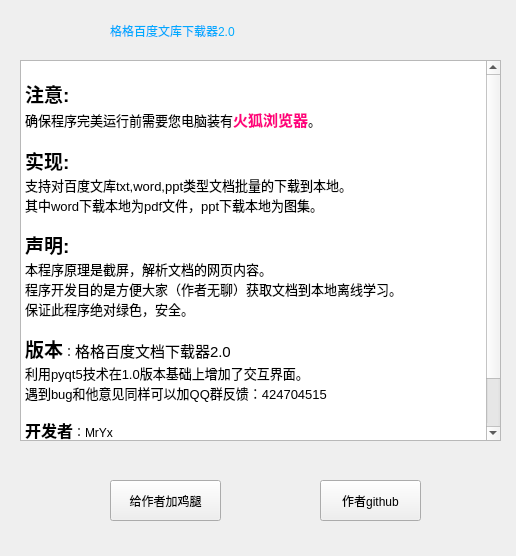
<?xml version="1.0" encoding="UTF-8"?>
<ui version="4.0">
 <class>Form</class>
 <widget class="QWidget" name="Form">
  <property name="geometry">
   <rect>
    <x>0</x>
    <y>0</y>
    <width>516</width>
    <height>556</height>
   </rect>
  </property>
  <property name="windowTitle">
   <string>Form</string>
  </property>
  <widget class="QLabel" name="label">
   <property name="geometry">
    <rect>
     <x>110</x>
     <y>10</y>
     <width>331</width>
     <height>41</height>
    </rect>
   </property>
   <property name="styleSheet">
    <string notr="true">color: rgb(0, 170, 255);
font: 20pt &quot;楷体&quot;;</string>
   </property>
   <property name="text">
    <string>格格百度文库下载器2.0</string>
   </property>
  </widget>
  <widget class="QTextBrowser" name="textBrowser">
   <property name="geometry">
    <rect>
     <x>20</x>
     <y>60</y>
     <width>481</width>
     <height>381</height>
    </rect>
   </property>
   <property name="html">
    <string>&lt;!DOCTYPE HTML PUBLIC &quot;-//W3C//DTD HTML 4.0//EN&quot; &quot;http://www.w3.org/TR/REC-html40/strict.dtd&quot;&gt;
&lt;html&gt;&lt;head&gt;&lt;meta name=&quot;qrichtext&quot; content=&quot;1&quot; /&gt;&lt;style type=&quot;text/css&quot;&gt;
p, li { white-space: pre-wrap; }
&lt;/style&gt;&lt;/head&gt;&lt;body style=&quot; font-family:'SimSun'; font-size:9pt; font-weight:400; font-style:normal;&quot;&gt;
&lt;p style=&quot;-qt-paragraph-type:empty; margin-top:0px; margin-bottom:0px; margin-left:0px; margin-right:0px; -qt-block-indent:0; text-indent:0px;&quot;&gt;&lt;br /&gt;&lt;/p&gt;
&lt;p style=&quot; margin-top:0px; margin-bottom:0px; margin-left:0px; margin-right:0px; -qt-block-indent:0; text-indent:0px;&quot;&gt;&lt;span style=&quot; font-size:14pt; font-weight:600;&quot;&gt;注意:&lt;/span&gt;&lt;/p&gt;
&lt;p style=&quot; margin-top:0px; margin-bottom:0px; margin-left:0px; margin-right:0px; -qt-block-indent:0; text-indent:0px;&quot;&gt;&lt;span style=&quot; font-size:10pt; color:#000000;&quot;&gt;确保程序完美运行前需要您电脑装有&lt;/span&gt;&lt;span style=&quot; font-size:11pt; font-weight:600; color:#ff007f;&quot;&gt;火狐浏览器&lt;/span&gt;&lt;span style=&quot; font-size:10pt; color:#000000;&quot;&gt;。&lt;/span&gt;&lt;/p&gt;
&lt;p style=&quot;-qt-paragraph-type:empty; margin-top:0px; margin-bottom:0px; margin-left:0px; margin-right:0px; -qt-block-indent:0; text-indent:0px; font-size:10pt; color:#000000;&quot;&gt;&lt;br /&gt;&lt;/p&gt;
&lt;p style=&quot; margin-top:0px; margin-bottom:0px; margin-left:0px; margin-right:0px; -qt-block-indent:0; text-indent:0px;&quot;&gt;&lt;span style=&quot; font-size:14pt; font-weight:600;&quot;&gt;实现:&lt;/span&gt;&lt;/p&gt;
&lt;p style=&quot; margin-top:0px; margin-bottom:0px; margin-left:0px; margin-right:0px; -qt-block-indent:0; text-indent:0px;&quot;&gt;&lt;span style=&quot; font-size:10pt;&quot;&gt;支持对百度文库txt,word,ppt类型文档批量的下载到本地。&lt;/span&gt;&lt;/p&gt;
&lt;p style=&quot; margin-top:0px; margin-bottom:0px; margin-left:0px; margin-right:0px; -qt-block-indent:0; text-indent:0px;&quot;&gt;&lt;span style=&quot; font-size:10pt;&quot;&gt;其中word下载本地为pdf文件，ppt下载本地为图集。&lt;/span&gt;&lt;/p&gt;
&lt;p style=&quot;-qt-paragraph-type:empty; margin-top:0px; margin-bottom:0px; margin-left:0px; margin-right:0px; -qt-block-indent:0; text-indent:0px; font-size:10pt;&quot;&gt;&lt;br /&gt;&lt;/p&gt;
&lt;p style=&quot; margin-top:0px; margin-bottom:0px; margin-left:0px; margin-right:0px; -qt-block-indent:0; text-indent:0px;&quot;&gt;&lt;span style=&quot; font-size:14pt; font-weight:600;&quot;&gt;声明:&lt;/span&gt;&lt;/p&gt;
&lt;p style=&quot; margin-top:0px; margin-bottom:0px; margin-left:0px; margin-right:0px; -qt-block-indent:0; text-indent:0px;&quot;&gt;&lt;span style=&quot; font-size:10pt;&quot;&gt;本程序原理是截屏，解析文档的网页内容。&lt;/span&gt;&lt;/p&gt;
&lt;p style=&quot; margin-top:0px; margin-bottom:0px; margin-left:0px; margin-right:0px; -qt-block-indent:0; text-indent:0px;&quot;&gt;&lt;span style=&quot; font-size:10pt;&quot;&gt;程序开发目的是方便大家（作者无聊）获取文档到本地离线学习。&lt;/span&gt;&lt;/p&gt;
&lt;p style=&quot; margin-top:0px; margin-bottom:0px; margin-left:0px; margin-right:0px; -qt-block-indent:0; text-indent:0px;&quot;&gt;&lt;span style=&quot; font-size:10pt;&quot;&gt;保证此程序绝对绿色，安全。&lt;/span&gt;&lt;/p&gt;
&lt;p style=&quot;-qt-paragraph-type:empty; margin-top:0px; margin-bottom:0px; margin-left:0px; margin-right:0px; -qt-block-indent:0; text-indent:0px; font-size:10pt;&quot;&gt;&lt;br /&gt;&lt;/p&gt;
&lt;p style=&quot; margin-top:0px; margin-bottom:0px; margin-left:0px; margin-right:0px; -qt-block-indent:0; text-indent:0px;&quot;&gt;&lt;span style=&quot; font-size:14pt; font-weight:600;&quot;&gt;版本&lt;/span&gt;：&lt;span style=&quot; font-size:11pt;&quot;&gt;格格百度文档下载器2.0&lt;/span&gt;&lt;/p&gt;
&lt;p style=&quot; margin-top:0px; margin-bottom:0px; margin-left:0px; margin-right:0px; -qt-block-indent:0; text-indent:0px;&quot;&gt;&lt;span style=&quot; font-size:10pt;&quot;&gt;利用pyqt5技术在1.0版本基础上增加了交互界面。&lt;/span&gt;&lt;/p&gt;
&lt;p style=&quot; margin-top:0px; margin-bottom:0px; margin-left:0px; margin-right:0px; -qt-block-indent:0; text-indent:0px;&quot;&gt;&lt;span style=&quot; font-size:10pt;&quot;&gt;遇到bug和他意见同样可以加QQ群反馈：424704515&lt;/span&gt;&lt;/p&gt;
&lt;p style=&quot;-qt-paragraph-type:empty; margin-top:0px; margin-bottom:0px; margin-left:0px; margin-right:0px; -qt-block-indent:0; text-indent:0px; font-size:10pt;&quot;&gt;&lt;br /&gt;&lt;/p&gt;
&lt;p style=&quot; margin-top:0px; margin-bottom:0px; margin-left:0px; margin-right:0px; -qt-block-indent:0; text-indent:0px;&quot;&gt;&lt;span style=&quot; font-size:12pt; font-weight:600;&quot;&gt;开发者&lt;/span&gt;：MrYx &lt;/p&gt;
&lt;p style=&quot; margin-top:0px; margin-bottom:0px; margin-left:0px; margin-right:0px; -qt-block-indent:0; text-indent:0px;&quot;&gt;&lt;span style=&quot; font-size:10pt;&quot;&gt;界面蜜汁难看请见谅，使用方便可以考虑给付出劳动的作者加一个鸡腿！&lt;/span&gt;&lt;/p&gt;
&lt;p style=&quot;-qt-paragraph-type:empty; margin-top:0px; margin-bottom:0px; margin-left:0px; margin-right:0px; -qt-block-indent:0; text-indent:0px;&quot;&gt;&lt;br /&gt;&lt;/p&gt;
&lt;p style=&quot; margin-top:0px; margin-bottom:0px; margin-left:0px; margin-right:0px; -qt-block-indent:0; text-indent:0px;&quot;&gt;&lt;span style=&quot; font-size:10pt; color:#aa00ff;&quot;&gt;程序全部开源放在作者的github上，欢迎&lt;/span&gt;&lt;span style=&quot; font-size:10pt; font-weight:600; color:#aa00ff;&quot;&gt;start&lt;/span&gt;&lt;span style=&quot; font-size:10pt; color:#aa00ff;&quot;&gt;和&lt;/span&gt;&lt;span style=&quot; font-size:10pt; font-weight:600; color:#aa00ff;&quot;&gt;follow。&lt;/span&gt;&lt;/p&gt;&lt;/body&gt;&lt;/html&gt;</string>
   </property>
  </widget>
  <widget class="QPushButton" name="pushButton_1">
   <property name="geometry">
    <rect>
     <x>110</x>
     <y>480</y>
     <width>111</width>
     <height>41</height>
    </rect>
   </property>
   <property name="styleSheet">
    <string notr="true">font: 11pt &quot;楷体&quot;;</string>
   </property>
   <property name="text">
    <string>给作者加鸡腿</string>
   </property>
  </widget>
  <widget class="QPushButton" name="pushButton_2">
   <property name="geometry">
    <rect>
     <x>320</x>
     <y>480</y>
     <width>101</width>
     <height>41</height>
    </rect>
   </property>
   <property name="styleSheet">
    <string notr="true">font: 11pt &quot;楷体&quot;;</string>
   </property>
   <property name="text">
    <string>作者github</string>
   </property>
  </widget>
 </widget>
 <resources>
  <include location="mainui.qrc"/>
 </resources>
 <connections/>
</ui>
